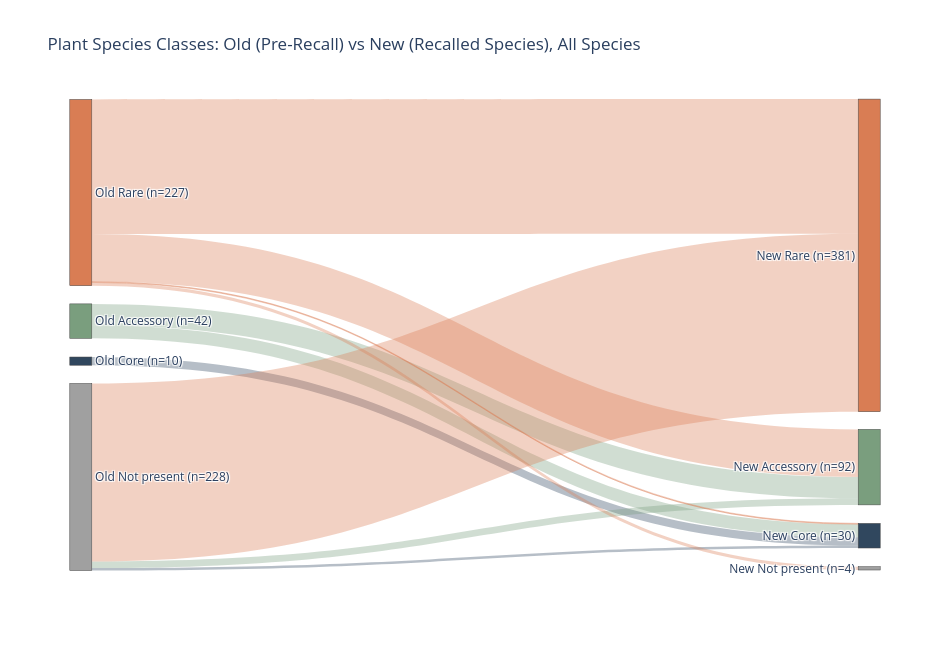

Source (notebook cell):
### Code cell
# Sankey of old class -> new class over the union of old and new species.
# Species missing from one table go to a "Not present" node on that side, so
# species that are new in the recalled table (including unresolved "g__... Genus"
# style taxa, which never match an old name) are included.
not_present_color = "#a0a0a0"
full_sankey_classes = sankey_classes + ["Not present"]
full_class_colors = {**class_colors, "Not present": not_present_color}

old_vs_new_class_full = (
    old_classes[["species_norm", "old_class"]]
    .drop_duplicates()
    .merge(
        new_classes[["species_norm", "new_class"]].drop_duplicates(),
        on="species_norm",
        how="outer",
    )
    .fillna({"old_class": "Not present", "new_class": "Not present"})
)

display(
    pd.crosstab(
        old_vs_new_class_full["old_class"],
        old_vs_new_class_full["new_class"],
        margins=True,
    ).reindex(
        index=["Core", "Accessory", "Rare", "Not present", "All"],
        columns=["Core", "Accessory", "Rare", "Not present", "All"],
        fill_value=0,
    )
)

full_class_flow = (
    old_vs_new_class_full.groupby(["old_class", "new_class"])
    .size()
    .rename("n_species")
    .reset_index()
)

full_node_labels = [f"Old {c}" for c in full_sankey_classes] + [
    f"New {c}" for c in full_sankey_classes
]
full_node_index = {label: i for i, label in enumerate(full_node_labels)}
full_old_totals = full_class_flow.groupby("old_class")["n_species"].sum()
full_new_totals = full_class_flow.groupby("new_class")["n_species"].sum()
n_full = len(full_sankey_classes)
full_node_totals = [full_old_totals.get(c, 0) for c in full_sankey_classes] + [
    full_new_totals.get(c, 0) for c in full_sankey_classes
]

# Pin nodes top-to-bottom in Rare / Accessory / Core / Not present order
full_node_x, full_node_y = [], []
for totals, x in (
    (full_node_totals[:n_full], 0.001),
    (full_node_totals[n_full:], 0.999),
):
    heights = np.array(totals) / sum(totals) * (1 - gap * (len(totals) - 1))
    tops = np.concatenate([[0], np.cumsum(heights + gap)[:-1]])
    full_node_x += [x] * len(totals)
    full_node_y += list(tops + heights / 2)

# Colour links by old class; links out of "Old Not present" take the new class
# colour so the species that are new to the table are distinguishable
full_link_colors = [
    hex_to_rgba(full_class_colors[new if old == "Not present" else old], 0.35)
    for old, new in zip(full_class_flow["old_class"], full_class_flow["new_class"])
]

full_class_sankey = go.Figure(
    go.Sankey(
        arrangement="fixed",
        node=dict(
            label=[
                f"{label} (n={n})"
                for label, n in zip(full_node_labels, full_node_totals)
            ],
            color=[
                full_class_colors[label.split(" ", 1)[1]] for label in full_node_labels
            ],
            x=full_node_x,
            y=full_node_y,
            pad=18,
            thickness=22,
        ),
        link=dict(
            source=[full_node_index[f"Old {c}"] for c in full_class_flow["old_class"]],
            target=[full_node_index[f"New {c}"] for c in full_class_flow["new_class"]],
            value=full_class_flow["n_species"].tolist(),
            color=full_link_colors,
            label=(
                full_class_flow["old_class"]
                + " -> "
                + full_class_flow["new_class"]
                + " | species: "
                + full_class_flow["n_species"].astype(str)
            ).tolist(),
        ),
    )
)
full_class_sankey.update_layout(
    title_text="Plant Species Classes: Old (Pre-Recall) vs New (Recalled Species), All Species",
    font_size=12,
    width=950,
    height=650,
)
full_class_sankey.show()

### Figure 1 — Plotly figure (JSON) as saved in the notebook; plotly's stock layout.template omitted (floating-point values rounded to 4 significant figures)
{"data": [{"arrangement": "fixed", "link": {"color": ["rgba(122, 158, 126, 0.35)", "rgba(122, 158, 126, 0.35)", "rgba(48, 71, 94, 0.35)", "rgba(122, 158, 126, 0.35)", "rgba(48, 71, 94, 0.35)", "rgba(217, 125, 84, 0.35)", "rgba(217, 125, 84, 0.35)", "rgba(217, 125, 84, 0.35)", "rgba(217, 125, 84, 0.35)", "rgba(217, 125, 84, 0.35)"], "label": ["Accessory -> Accessory | species: 26", "Accessory -> Core | species: 16", "Core -> Core | species: 10", "Not present -> Accessory | species: 8", "Not present -> Core | species: 3", "Not present -> Rare | species: 217", "Rare -> Accessory | species: 58", "Rare -> Core | species: 1", "Rare -> Not present | species: 4", "Rare -> Rare | species: 164"], "source": [1, 1, 2, 3, 3, 3, 0, 0, 0, 0], "target": [5, 6, 6, 5, 6, 4, 5, 6, 7, 4], "value": [26, 16, 10, 8, 3, 217, 58, 1, 4, 164]}, "node": {"color": ["#d97d54", "#7a9e7e", "#30475e", "#a0a0a0", "#d97d54", "#7a9e7e", "#30475e", "#a0a0a0"], "label": ["Old Rare (n=227)", "Old Accessory (n=42)", "Old Core (n=10)", "Old Not present (n=228)", "New Rare (n=381)", "New Accessory (n=92)", "New Core (n=30)", "New Not present (n=4)"], "pad": 18, "thickness": 22, "x": [0.001, 0.001, 0.001, 0.001, 0.999, 0.999, 0.999, 0.999], "y": [0.197, 0.4705, 0.5556, 0.8021, 0.3307, 0.7811, 0.927, 0.9965]}, "type": "sankey"}], "layout": {"font": {"size": 12}, "height": 650, "title": {"text": "Plant Species Classes: Old (Pre-Recall) vs New (Recalled Species), All Species"}, "width": 950}}
